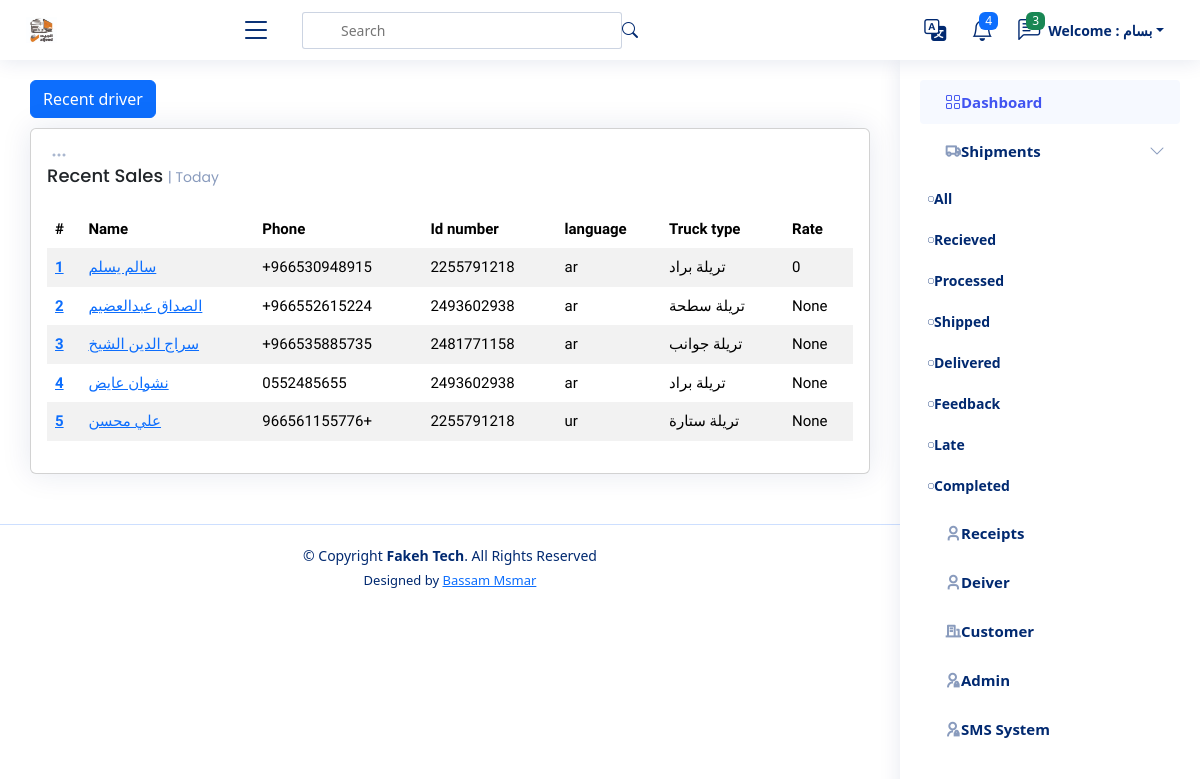
The app's page /driver/ (signed in) with its own data.
### settings/models.py (models this page shows, shortened)
class Company(models.Model):
    name = models.CharField(_("Company Name"), max_length=100)
    logo = models.ImageField(_("Company Logo"), upload_to='company')
    cover = models.ImageField(_("Company Cover"), upload_to='company', null=True, blank=True)
    subtitle = models.TextField(_("Subtitle"), max_length=500)
    facebool_link = models.URLField(_("Facebool_link"), max_length=200, null=True, blank=True)
    twitter_link = models.URLField(_("Twitter_link"), max_length=200, null=True, blank=True)
    youtube_link = models.URLField(_("Youtube_link"), max_length=200, null=True, blank=True)
    phone = models.IntegerField(_("Company Phone"), null=True, blank=True)
    email = models.EmailField(_("Company Email"), max_length=500, null=True, blank=True)
    address = models.TextField(_("Company Address"), max_length=500, null=True, blank=True)
    android_app = models.URLField(_("Android app"), max_length=200, null=True, blank=True)
    ios_app = models.URLField(_("ios app"), max_length=200, null=True, blank=True)
    call_us = models.IntegerField(_("call us"), null=True, blank=True)
    email_us = models.EmailField(_("email us"), max_length=100, null=True, blank=True)

### drivers/models.py (models this page shows, shortened)
class Driver(models.Model):
    name = models.CharField(_("Driver Name"), max_length=120)
    phone = models.CharField(_("Driver Phone"), max_length=120)
    id_number = models.CharField(_("Driver Id Number"), max_length=10, null=True, blank=True)
    language = models.CharField(_("Driver Language"),  max_length=120, choices=LANGUAHE, null=True, blank=True)
    truck_type =models.CharField(_("Truck Type"), max_length=120, choices=TRUCK_TYPE, null=True, blank=True)
    rate = models.IntegerField(_("Rate"), null=True, blank=True)
    image_id = models.ImageField(_("Driver Image"), null=True, blank=True, upload_to='driver_image', default='driver_image/id_defult.png')

### drivers/views.py (the view)
# urls.py: path('', DriverList.as_view(), name='driver_list'),
class DriverList(ListView):
    model = Driver

### templates/drivers/driver_list.html (shortened to what this page needs)
{% extends 'base.html' %}
{% load static %}
{% load i18n %}
{% block body %}
<main id="main" class="main">
    <div class="pagetitle">
        <a href="{% url 'driver_create' %}"><button type="button" class="btn btn-primary">{% translate "Recent driver" %}</button></a>
      </div>
    <section class="section dashboard">
        <div class="row">
            <div class="col-lg-12">
                <div class="row">
                    <div class="col-12">
                        <div class="card recent-sales overflow-auto">
                            <div class="filter">
                                <a class="icon" href="#" data-bs-toggle="dropdown"><i class="bi bi-three-dots"></i></a>
                            </div>
                            <div class="card-body">
                                <h5 class="card-title">Recent Sales <span>| Today</span></h5>
                                <table class="table table-borderless datatable table-striped table-hover">
                                    <thead>
                                        <tr>
                                            <th scope="col">#</th>
                                            <th scope="col">Name</th>
                                            <th scope="col">Phone</th>
                                            <th scope="col">Id number</th>
                                            <th scope="col">language</th>
                                            <th scope="col">Truck type</th>
                                            <th scope="col">Rate</th>
                                        </tr>
                                    </thead>
                                    <tbody>
                                        {% for driver in driver_list %}
                                        <tr>
                                            <th scope="row"><a href="#">{{ driver.id }}</a></th>
                                            <td><a href="#">{{ driver.name }}</a></td>
                                            <td>{{ driver.phone}}</td>
                                            <td>{{ driver.id_number }}</td>
                                            <td>{{ driver.language }} </td>
                                            <td>{{ driver.truck_type }}</td>
                                            <td>{{ driver.rate}}</td>
                                        </tr>
                                        {% endfor %}
                                    </tbody>
                                </table>
                            </div>
                        </div>
                    </div>
                </div>
            </div>
        </div>
    </section>
</main>
{% endblock %}

### templates/base.html (shortened to what this page needs)
{% load static %}
{% load i18n %}
{% get_current_language as LANGUAGE_CODE %}
<!DOCTYPE html>
<html lang="en"  {% if LANGUAGE_CODE == 'ar' %} dir="rtl" {% endif %} >
<head>
  <link rel="stylesheet" href="{% static 'style.css' %} ">
  {% if LANGUAGE_CODE == 'en' %}
    <link href="{% static 'en/vendor/bootstrap/css/bootstrap.min.css' %} " rel="stylesheet">
    <link href="{% static 'en/vendor/bootstrap-icons/bootstrap-icons.css' %} " rel="stylesheet">
    <link href="{% static 'en/vendor/boxicons/css/boxicons.min.css' %} " rel="stylesheet">
    <link href="{% static 'en/vendor/quill/quill.snow.css' %} " rel="stylesheet">
    <link href="{% static 'en/vendor/quill/quill.bubble.css' %} " rel="stylesheet">
    <link href="{% static 'en/vendor/remixicon/remixicon.css' %} " rel="stylesheet">
    <link href="{% static 'en/vendor/simple-datatables/style.css' %} " rel="stylesheet">
  {% endif %}
</head>
<body>
  {% if request.user.is_authenticated %}
  <header id="header" class="header fixed-top d-flex align-items-center">
    <div class="d-flex align-items-center justify-content-between">
      <a href="/" class="logo d-flex align-items-center">
        <img src="{{ company_data.logo.url }} " alt="ألجيد">
      </a>
      <i class="bi bi-list toggle-sidebar-btn"></i>
    </div>
    <div class="search-bar">
      <form class="search-form d-flex align-items-center" method="POST" action="#">
        <input type="text" name="query" placeholder="Search" title="Enter search keyword">
        <button type="submit" title="Search"><i class="bi bi-search"></i></button>
      </form>
    </div>
    <nav class="header-nav ms-auto">
      <ul class="d-flex align-items-center">
        <li class="nav-item dropdown">
          <a class="nav-link nav-icon" href="#" data-bs-toggle="dropdown">
            <i class="bi bi-translate"></i>
          </a>
                {% get_current_language as LANGUAGE_CODE %}
                {% get_available_languages as LANGUAGES %}
                {% get_language_info_list for LANGUAGES as languages %}
        </li>
        <li class="nav-item dropdown">
          <a class="nav-link nav-icon" href="#" data-bs-toggle="dropdown">
            <i class="bi bi-bell"></i>
            <span class="badge bg-primary badge-number">4</span>
          </a>
        </li>
        <li class="nav-item dropdown">
          <a class="nav-link nav-icon" href="#" data-bs-toggle="dropdown">
            <i class="bi bi-chat-left-text"></i>
            <span class="badge bg-success badge-number">3</span>
          </a>
        </li>
        {% if request.user.is_authenticated %}
        <li class="nav-item dropdown pe-3">
          <a class="nav-link nav-profile d-flex align-items-center pe-0" href="#" data-bs-toggle="dropdown">
            <span class="d-none d-md-block dropdown-toggle ps-2">{% translate "Welcome" %} : {{ request.user.first_name }}</span>
          </a>
        </li>
        {% else %}
        <button type="button" class="btn btn-primary mx-3"><a href="{% url 'login' %}" class="nav-link">Login</a></button>
        {% endif %}
      </ul>
    </nav>
  </header>
  <aside id="sidebar" class="sidebar">
    <ul class="sidebar-nav" id="sidebar-nav">
      <li class="nav-item">
        <a class="nav-link " href="/">
          <i class="bi bi-grid"></i>
          <span>{% translate "Dashboard" %}</span>
        </a>
      </li>
         <li class="nav-item">
        <a class="nav-link collapsed" data-bs-target="#forms-nav" data-bs-toggle="collapse" href="/shipment">
          <i class="ri-truck-line"></i><span>{% translate "Shipments" %}</span><i class="bi bi-chevron-down ms-auto"></i>
        </a>
        <ul id="forms-nav" class="nav-content" data-bs-parent="#sidebar-nav">
          <li>
            <a href="{% url 'shipment_list' status='All' %}">
              <i class="bi bi-circle"></i><span>{% translate "All" %}</span>
            </a>
          </li>
          <li>
            <a href="{% url 'shipment_list' status='Recieved' %}">
              <i class="bi bi-circle"></i><span>{% translate "Recieved" %}</span>
            </a>
          </li>
          <li>
            <a href="{% url 'shipment_list' status='Processed' %}">
              <i class="bi bi-circle"></i><span>{% translate "Processed" %}</span>
            </a>
          </li>
          <li>
            <a href="{% url 'shipment_list' status='Shipped' %}">
              <i class="bi bi-circle"></i><span>{% translate "Shipped" %}</span>
            </a>
          </li>
          <li>
            <a href="{% url 'shipment_list' status='Delivered' %}">
              <i class="bi bi-circle"></i><span>{% translate "Delivered" %} </span>
            </a>
          </li>
          <li>
            <a href="{% url 'shipment_list' status='Feedback' %}">
              <i class="bi bi-circle"></i><span>{% translate "Feedback" %}</span>
            </a>
          </li>
          <li>
            <a href="{% url 'shipment_list' status='Late' %}">
              <i class="bi bi-circle"></i><span>{% translate "Late" %}</span>
            </a>
          </li>
          <li>
            <a href="{% url 'shipment_list' status='Completed' %}">
              <i class="bi bi-circle"></i><span>{% translate "Completed" %}</span>
            </a>
          </li>
        </ul>
      </li>
      <li class="nav-item">
        <a class="nav-link collapsed" href="/receipt">
          <i class="ri-user-3-line"></i>
          <span>{% translate "Receipts" %}</span>
        </a>
      </li>
      <li class="nav-item">
        <a class="nav-link collapsed" href="/driver">
          <i class="ri-user-3-line"></i>
          <span>{% translate "Deiver" %}</span>
        </a>
      </li>
      {% if request.user.is_authenticated and request.user.is_superuser %}
      <li class="nav-item">
        <a class="nav-link collapsed" href="/customer">
          <i class="ri-building-line"></i>
          <span>{% translate "Customer" %}</span>
        </a>
      </li>
      <li class="nav-item">
        <a class="nav-link collapsed" href="/admin">
          <i class="ri-admin-line"></i>
          <span>{% translate "Admin" %}</span>
        </a>
      </li>
      <li class="nav-item">
        <a class="nav-link collapsed" href="{% url 'send_sms' status='All' %}">
          <i class="ri-admin-line"></i>
          <span>{% translate "SMS System" %}</span>
        </a>
      </li>
      {% endif %}
    </ul>
  </aside>
  {% endif %}
  {% block body %}
  {% endblock %}
  {% if request.user.is_authenticated %}
  <footer id="footer" class="footer">
    <div class="copyright">
      &copy; Copyright <strong><span>Fakeh Tech</span></strong>. All Rights Reserved
    </div>
    <div class="credits">
      Designed by <a href="">Bassam Msmar</a>
    </div>
  </footer>
  {% endif %}
</body>
</html>

### static/style.css (style rules this page uses)
:root { scroll-behavior: smooth; }
body { font-family: "Open Sans", sans-serif; background: #f6f9ff; color: #444444; }
a { color: #4154f1; text-decoration: none; }
h1, h2, h3, h4, h5, h6 { font-family: "Nunito", sans-serif; }
#main { margin-top: 60px; padding: 20px 30px; transition: all 0.3s; }
.pagetitle { margin-bottom: 10px; }
.card { margin-bottom: 30px; border: none; border-radius: 5px; box-shadow: 0px 0 30px rgba(1, 41, 112, 0.1); }
.card-title { padding: 20px 0 15px 0; font-size: 18px; font-weight: 500; color: #012970; font-family: "Poppins", sans-serif; }
.card-title span { color: #899bbd; font-size: 14px; font-weight: 400; }
.card-body { padding: 0 20px 20px 20px; }
.logo { line-height: 1; }
@media (min-width: 1200px) { .logo { width: 280px; } }
.logo img { max-height: 26px; margin-left: 6px; }
.header { transition: all 0.5s; z-index: 997; height: 60px; box-shadow: 0px 2px 20px rgba(1, 41, 112, 0.1); background-color: #fff; padding-right: 20px; }
.header .toggle-sidebar-btn { font-size: 32px; padding-right: 10px; cursor: pointer; color: #012970; }
.header .search-bar { min-width: 360px; padding: 0 20px; }
.header .search-form { width: 100%; }
.header .search-form input { border: 0; font-size: 14px; color: #012970; border: 1px solid rgba(1, 41, 112, 0.2); padding: 7px 8px 7px 38px; border-radius: 3px; transition: 0.3s; width: 100%; }
.header .search-form button { border: 0; padding: 0; margin-right: -30px; background: none; }
.header .search-form button i { color: #012970; }
.header-nav ul { list-style: none; }
.header-nav > ul { margin: 0; padding: 0; }
.header-nav .nav-icon { font-size: 22px; color: #012970; margin-left: 25px; position: relative; }
.header-nav .nav-profile { color: #012970; }
.header-nav .nav-profile span { font-size: 14px; font-weight: 600; }
.header-nav .badge-number { position: absolute; inset: -2px -5px auto auto; font-weight: normal; font-size: 12px; padding: 3px 6px; }
.sidebar { position: fixed; top: 60px; right: 0; bottom: 0; width: 300px; z-index: 996; transition: all 0.3s; padding: 20px; overflow-y: auto; scrollbar-width: thin; scrollbar-color: #aab7cf transparent; box-shadow: 0px 0px 20px rgba(1, 41, 112, 0.1); background-color: #fff; }
@media (min-width: 1200px) { #main, #footer { margin-right: 300px; } }
.sidebar-nav { padding: 0; margin: 0; list-style: none; }
.sidebar-nav li { padding: 0; margin: 0; list-style: none; }
.sidebar-nav .nav-item { margin-bottom: 5px; }
.sidebar-nav .nav-link { display: flex; align-items: center; font-size: 15px; font-weight: 600; color: #4154f1; transition: 0.3; background: #f6f9ff; padding: 10px 15px; border-radius: 4px; }
.sidebar-nav .nav-link i { font-size: 16px; margin-left: 10px; color: #4154f1; }
.sidebar-nav .nav-link.collapsed { color: #012970; background: #fff; }
.sidebar-nav .nav-link.collapsed i { color: #899bbd; }
.sidebar-nav .nav-link .bi-chevron-down { margin-left: 0; transition: transform 0.2s ease-in-out; }
.sidebar-nav .nav-content { padding: 5px 0 0 0; margin: 0; list-style: none; }
.sidebar-nav .nav-content a { display: flex; align-items: center; font-size: 14px; font-weight: 600; color: #012970; transition: 0.3; padding: 10px 40px 10px 0; transition: 0.3s; text-decoration-line: none; }
.sidebar-nav .nav-content a i { font-size: 6px; margin-left: 8px; line-height: 0; border-radius: 50%; text-decoration-line: none; }
.dashboard .filter { position: absolute; left: 0px; top: 15px; }
.dashboard .filter .icon { color: #aab7cf; padding-left: 20px; padding-bottom: 5px; transition: 0.3s; font-size: 16px; }
.dashboard .recent-sales { font-size: 15px; font-family: "Tajawal", sans-serif; }
.dashboard .recent-sales .table thead { background: #f6f6fe; }
.dashboard .recent-sales .table thead th { border: 0; }
.footer { padding: 20px 0; font-size: 14px; transition: all 0.3s; border-top: 1px solid #cddfff; }
.footer .copyright { text-align: center; color: #012970; }
.footer .credits { padding-top: 5px; text-align: center; font-size: 13px; color: #012970; }
.logo { max-width: 200px; margin: 20px; float: left; display: block; }

### records on screen
Company: logo (picture)
Driver: id "1", name "سالم يسلم", phone "+966530948915", id_number "2255791218", language "ar", truck_type "تريلة براد", rate "0"
Driver: id "2", name "الصداق عبدالعضيم", phone "+966552615224", id_number "2493602938", language "ar", truck_type "تريلة سطحة", rate "None"
Driver: id "3", name "سراج الدين الشيخ", phone "+966535885735", id_number "2481771158", language "ar", truck_type "تريلة جوانب", rate "None"
Driver: id "4", name "نشوان عايض", phone "0552485655", id_number "2493602938", language "ar", truck_type "تريلة براد", rate "None"
Driver: id "5", name "علي محسن", phone "966561155776+", id_number "2255791218", language "ur", truck_type "تريلة ستارة", rate "None"

### other values on screen
{{ request.user.first_name }} "بسام"
